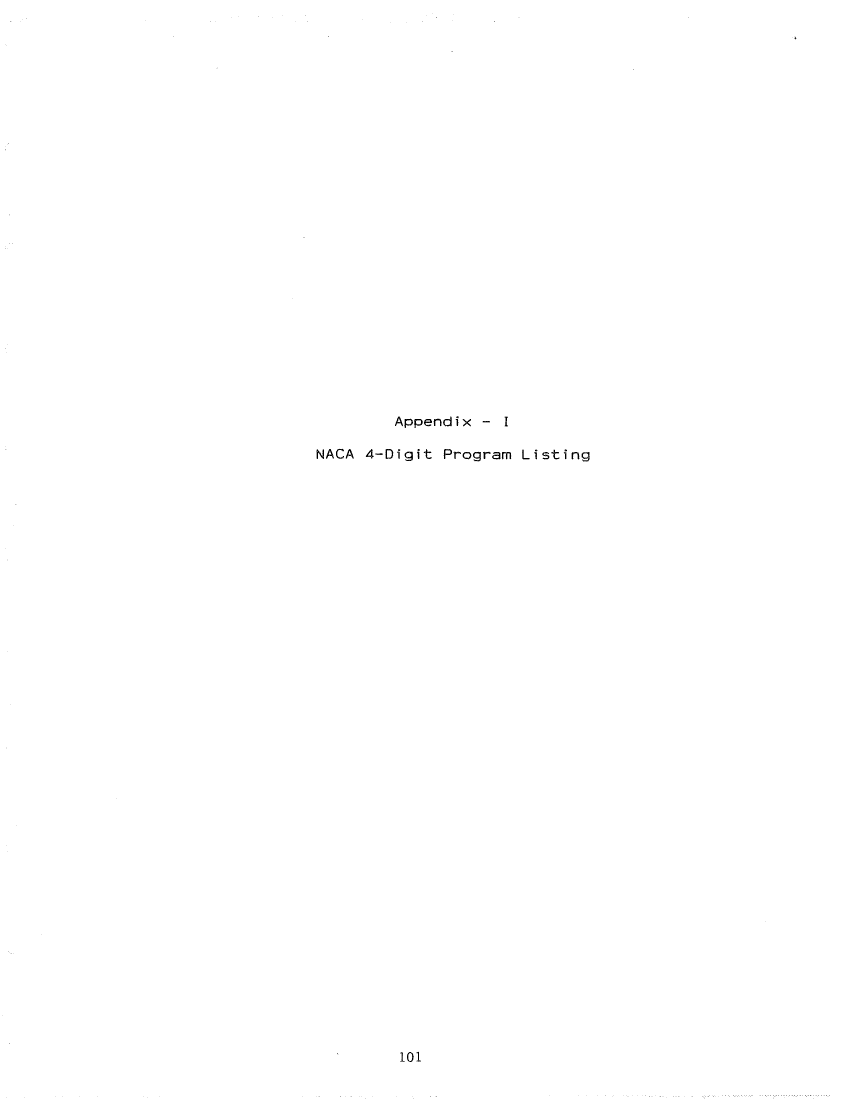
#> input picture 19860021221/pages/p108-108.png, 2542 x 3296 px (shown at 1/3 size)
$ python -i figures.py   (imports and definitions only)
#> lines starting #> are read from the running program, lines starting #| are printed output that depends on the picture; after the words box and inside, x2 and y2 are one past the last pixel; in counts of white or black regions, pixels touching at a corner belong together
"""Find figures on a page: gridded charts (digitizable) and captions.

Charts are found as clusters of long horizontal and vertical lines; the plot box is the
outermost detected grid lines. Captions ("FIGURE 12.-...", "Fig. 3", "TABLE II.-...")
come from the page words and are attached to the nearest chart above them, or to the
nearest one below for captions printed above the figure.
"""
from __future__ import annotations

import re
from dataclasses import dataclass, field

import cv2
import numpy as np

from .pages import Word

CAPTION_RE = re.compile(r"^(FIGURE|Figure|FIG\.?|Fig\.?)\s*(\d+)\s*[\.,:\-—–]?\s*(\([a-z]\))?", re.I)
TABLE_RE = re.compile(r"^TABLE\s+([IVXLC]+|\d+)\b", re.I)


@dataclass
class Grid:
    box: tuple[int, int, int, int]     # x0, y0, x1, y1: outermost grid lines (plot area)
    vlines: np.ndarray                 # x pixel centers of vertical grid lines
    hlines: np.ndarray                 # y pixel centers of horizontal grid lines
    region: tuple[int, int, int, int] = (0, 0, 0, 0)   # box padded to include labels
    label: str | None = None           # "12", "12(a)"
    caption: str | None = None
    notes: list = field(default_factory=list)


# [30 lines left out: functions deskew_angle, rotate, _centers, not called in this run]


def line_masks(img: np.ndarray, level: int = 215, frac_len: float = 0.06):
    mask = (img < level).astype(np.uint8)
    L = max(40, int(img.shape[1] * frac_len))
    h = cv2.morphologyEx(mask, cv2.MORPH_OPEN, cv2.getStructuringElement(cv2.MORPH_RECT, (L, 1)))
    v = cv2.morphologyEx(mask, cv2.MORPH_OPEN, cv2.getStructuringElement(cv2.MORPH_RECT, (1, L)))
    return h.astype(bool), v.astype(bool)


def find_grids(img: np.ndarray, min_lines: int = 4, min_size: float = 0.12, cover: float = 0.35,
               level: int = 215) -> list[Grid]:
    """Gridded charts on a (deskewed) page image."""
    H, W = img.shape
    hm, vm = line_masks(img, level)
    both = (hm | vm).astype(np.uint8)
    both = cv2.dilate(both, np.ones((25, 25), np.uint8))
    n, lab, stats, _ = cv2.connectedComponentsWithStats(both)
    out = []
    for i in range(1, n):
        x, y, w, h, _ = stats[i]
        if w < min_size * W or h < min_size * W * 0.5:
            continue
        sub_h, sub_v = hm[y:y + h, x:x + w], vm[y:y + h, x:x + w]
        hl = _centers(sub_h.mean(axis=1), cover) + y
        vl = _centers(sub_v.mean(axis=0), cover) + x
        if len(hl) < min_lines or len(vl) < min_lines:
            continue
        hl, vl = _regular(hl), _regular(vl)
        if len(hl) < min_lines or len(vl) < min_lines:
            continue
        box = (int(round(vl[0])), int(round(hl[0])), int(round(vl[-1])), int(round(hl[-1])))
        pad_x, pad_y = int(0.12 * W), int(0.06 * H)
        region = (max(box[0] - pad_x, 0), max(box[1] - pad_y // 2, 0),
                  min(box[2] + pad_x // 2, W), min(box[3] + pad_y, H))
        out.append(Grid(box, vl, hl, region))
    return sorted(out, key=lambda g: (g.box[1], g.box[0]))


# [73 lines left out: functions _regular, captions, attach_captions, not called in this run]

>>> import cv2
>>> picture = cv2.imread('../19860021221/pages/p108-108.png', cv2.IMREAD_GRAYSCALE)
#> picture is the input picture: shape (3296, 2542); min 0, max 255, mean 254.7
>>> result = find_grids(picture)
#> in line_masks, `mask = (img < level).astype(np.uint8)`:
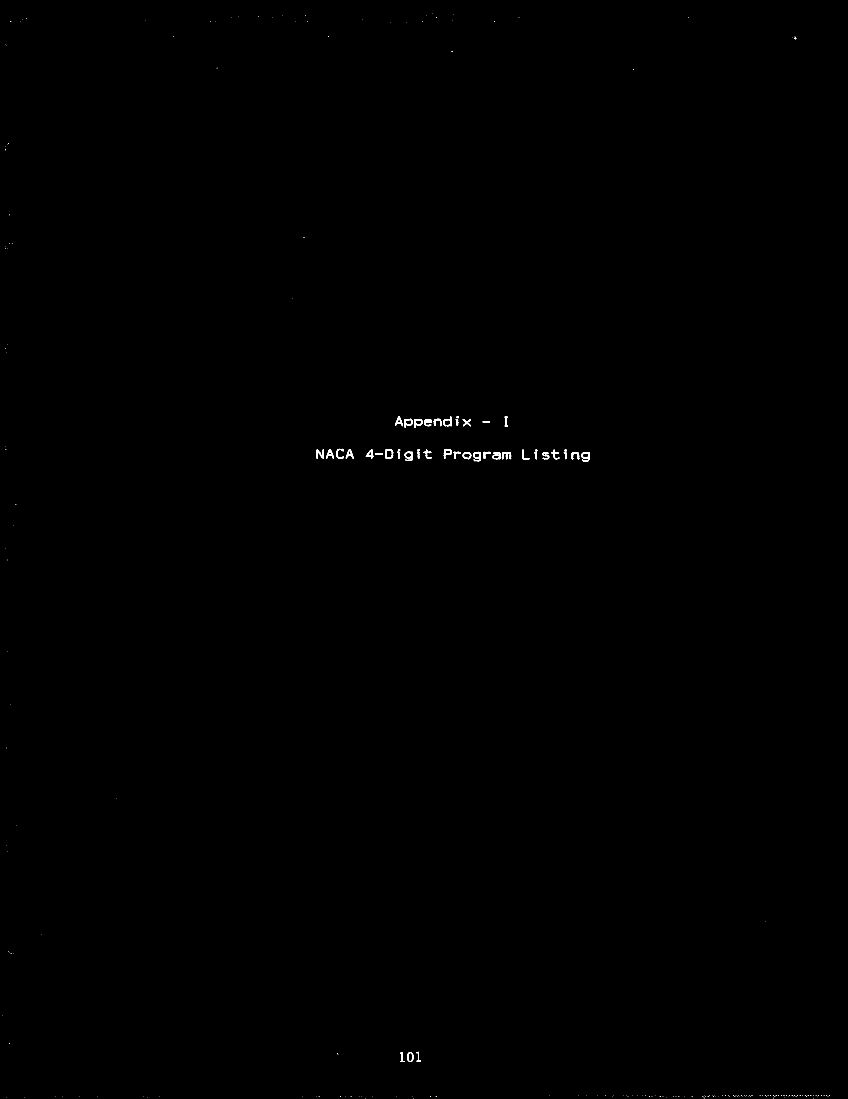
#> mask: shape (3296, 2542) (shown at 1/3 size); values 0 (black) and 1 (white), 0.11% white; 234 white regions (190 under 20 px), largest, box (x1, y1, x2, y2) and area: (1214, 1355, 1239, 1383) 348, (1419, 1355, 1443, 1384) 333, (1745, 1356, 1769, 1385) 316
#> in line_masks, `h = cv2.morphologyEx(mask, cv2.MORPH_OPEN, cv2.getStructuringElement(c..`: h: shape (3296, 2542); every value is 0
#> in find_grids, `n, lab, stats, _ = cv2.connectedComponentsWithStats(both)`: lab: shape (3296, 2542) int32; every value is 0
#> in find_grids, `n, lab, stats, _ = cv2.connectedComponentsWithStats(both)`: n = 1; stats = [[0, 0, 2542, 3296, 8378432]]
#> after the loop in find_grids, `for i in range(1, n):`: out = []
#> result = []

$ run again, on 19860021221/pages/p109-109.png
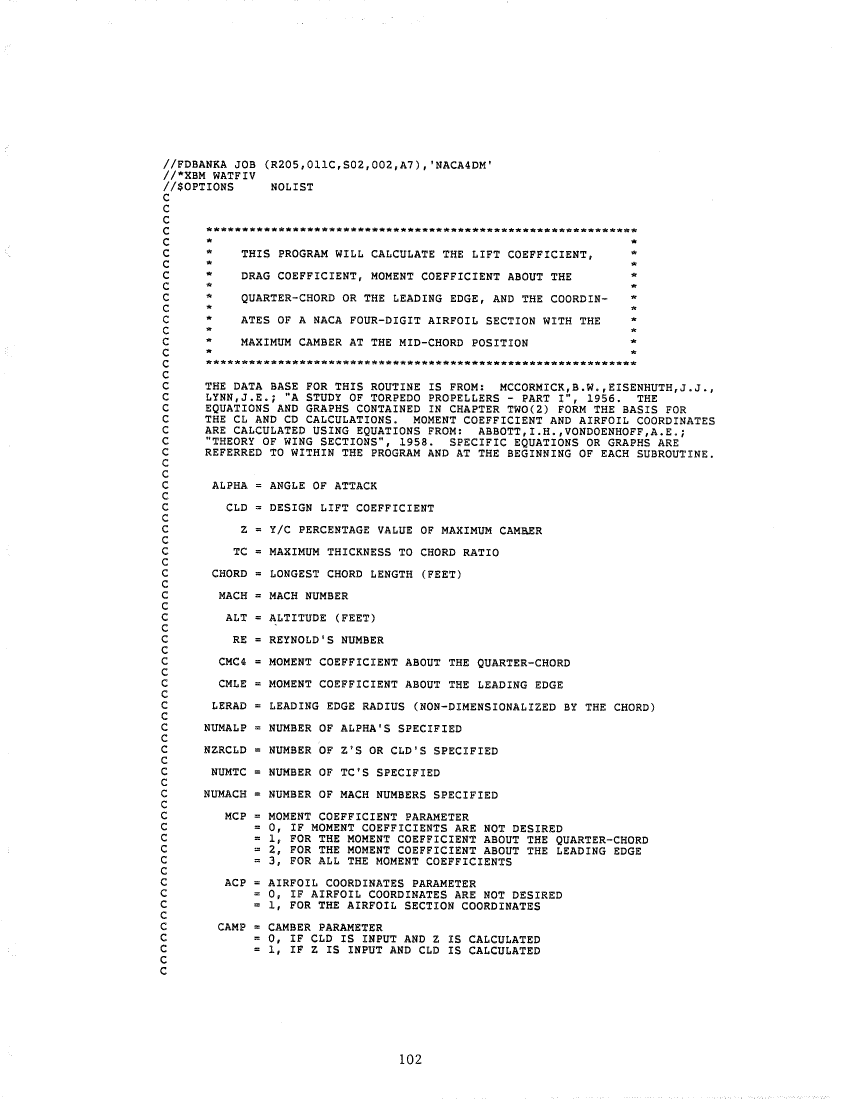
#> input picture 19860021221/pages/p109-109.png, 2542 x 3296 px (shown at 1/3 size)
#> picture is the input picture: shape (3296, 2542); min 0, max 255, mean 245.5
#> in line_masks, `mask = (img < level).astype(np.uint8)`:
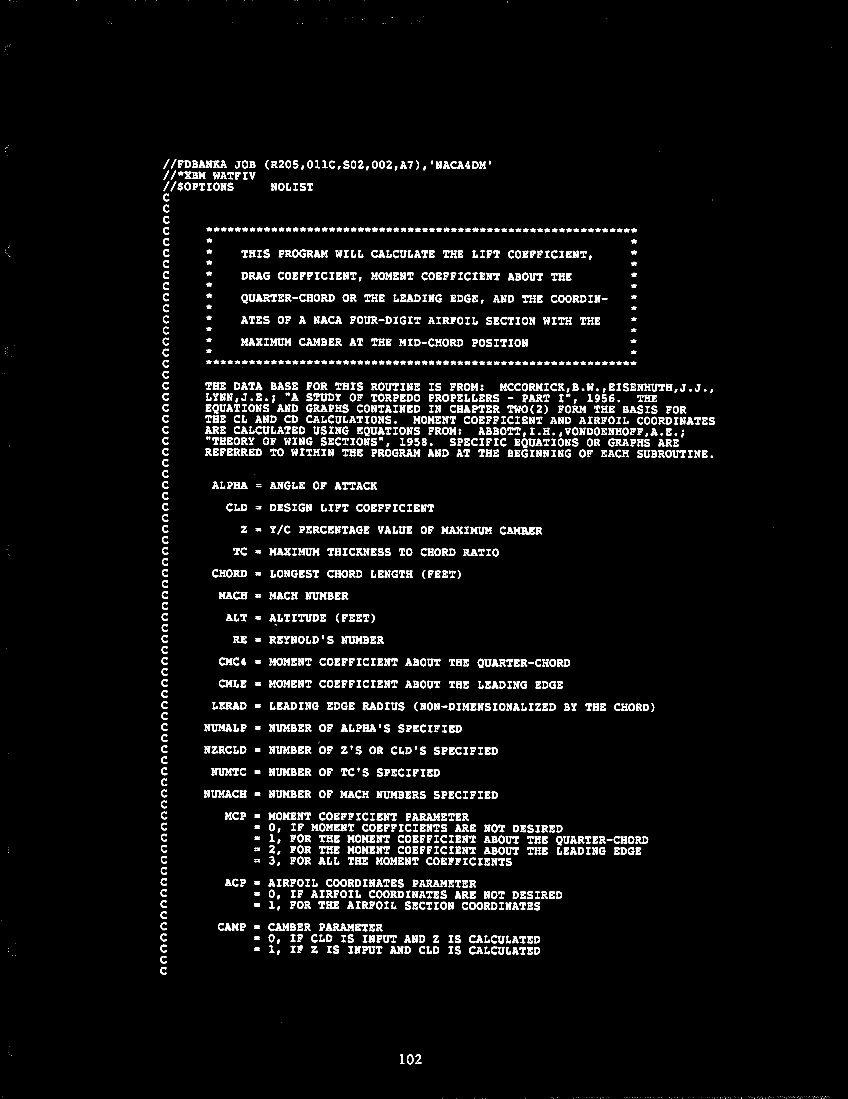
#> mask: shape (3296, 2542) (shown at 1/3 size); values 0 (black) and 1 (white), 3.7% white; 2161 white regions (399 under 20 px), largest, box (x1, y1, x2, y2) and area: (1564, 1581, 1604, 1604) 474, (962, 750, 984, 772) 262, (1413, 1149, 1434, 1172) 258
#> h: shape (3296, 2542); every value is 0
#> lab: shape (3296, 2542) int32; every value is 0
#> n = 1; stats = [[0, 0, 2542, 3296, 8378432]]
#> after the loop in find_grids, `for i in range(1, n):`: out = []

$ run again, on 19860021221/pages/p110-110.png
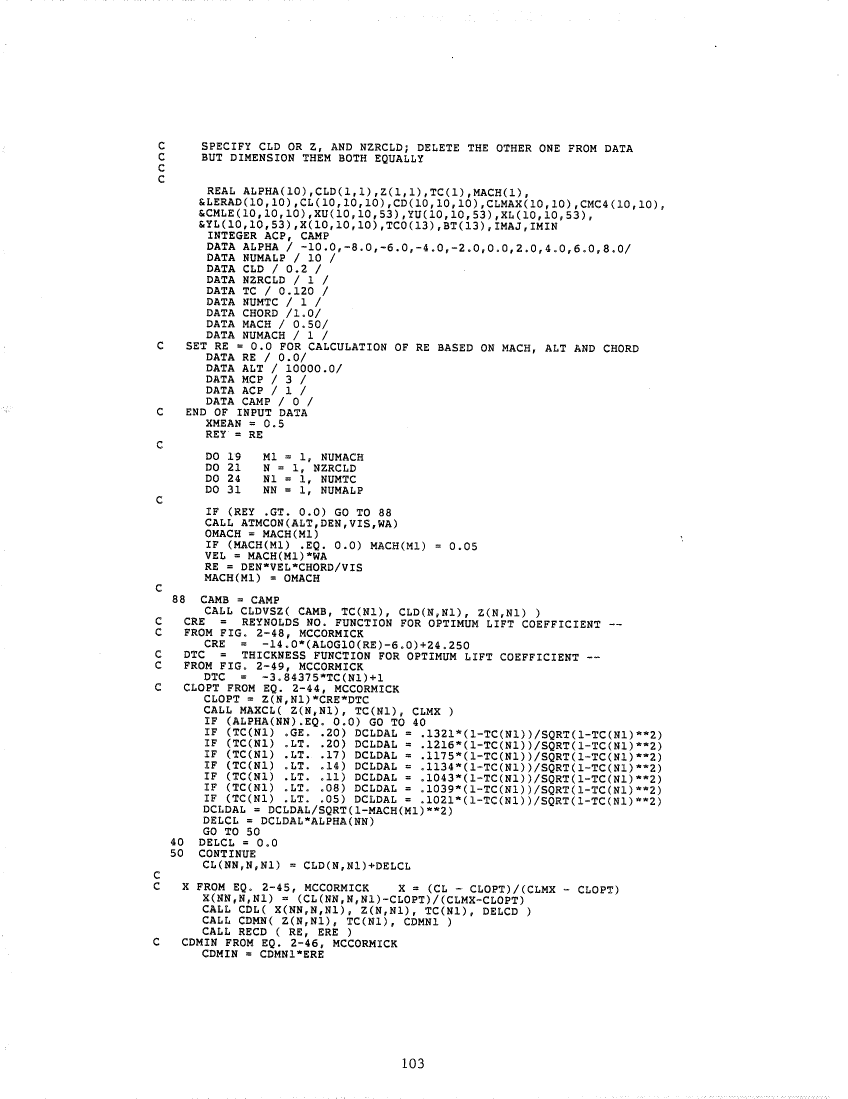
#> input picture 19860021221/pages/p110-110.png, 2542 x 3296 px (shown at 1/3 size)
#> picture is the input picture: shape (3296, 2542); min 0, max 255, mean 245.7
#> in line_masks, `mask = (img < level).astype(np.uint8)`:
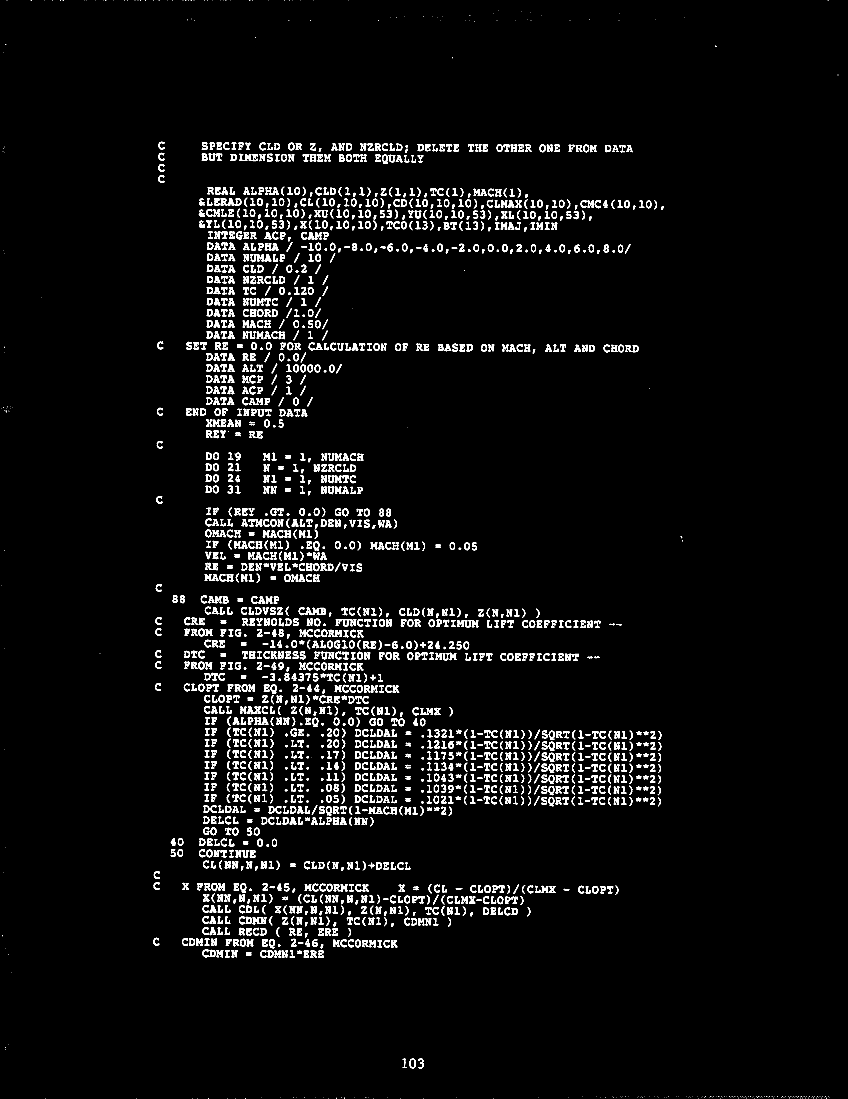
#> mask: shape (3296, 2542) (shown at 1/3 size); values 0 (black) and 1 (white), 3.7% white; 2478 white regions (541 under 20 px), largest, box (x1, y1, x2, y2) and area: (923, 696, 965, 718) 482, (1005, 1890, 1026, 1911) 272, (758, 2751, 779, 2773) 268
#> h: shape (3296, 2542); every value is 0
#> lab: shape (3296, 2542) int32; every value is 0
#> n = 1; stats = [[0, 0, 2542, 3296, 8378432]]
#> after the loop in find_grids, `for i in range(1, n):`: out = []

$ run again, on 19860021221/pages/p111-111.png
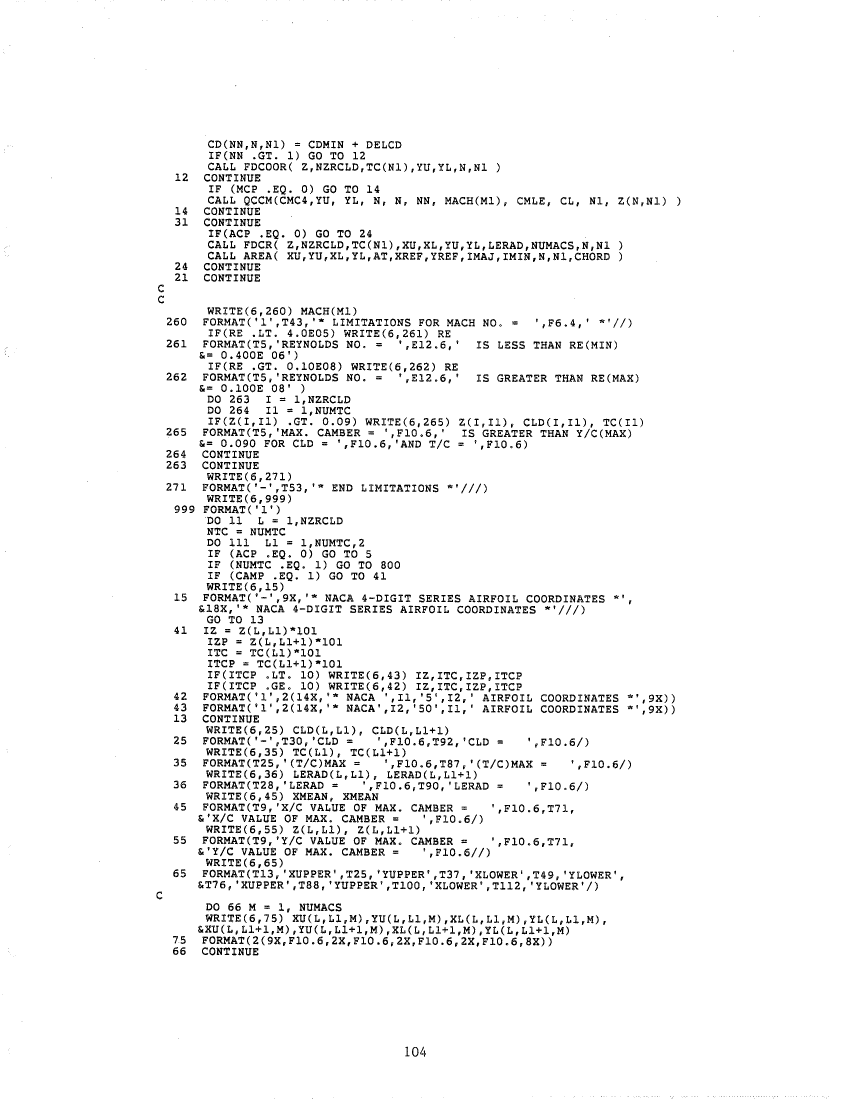
#> input picture 19860021221/pages/p111-111.png, 2542 x 3296 px (shown at 1/3 size)
#> picture is the input picture: shape (3296, 2542); min 0, max 255, mean 244.9
#> in line_masks, `mask = (img < level).astype(np.uint8)`:
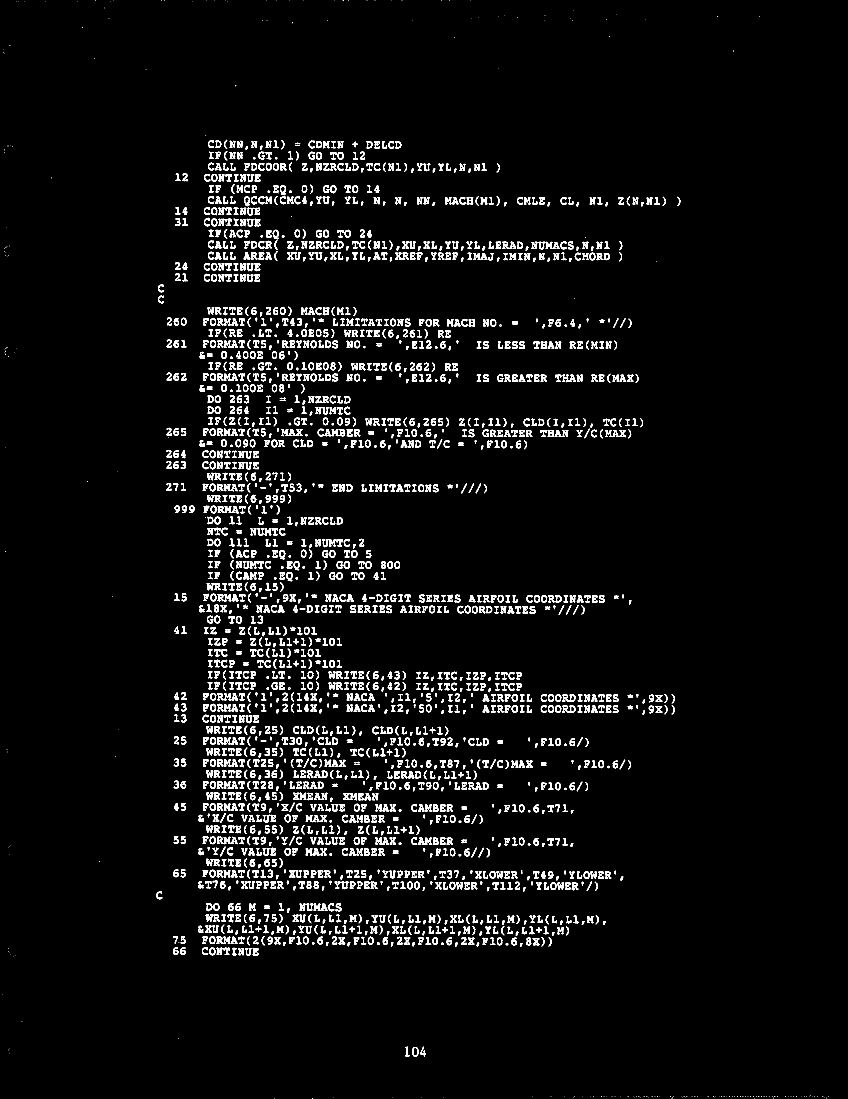
#> mask: shape (3296, 2542) (shown at 1/3 size); values 0 (black) and 1 (white), 4% white; 2678 white regions (510 under 20 px), largest, box (x1, y1, x2, y2) and area: (1253, 2513, 1295, 2535) 464, (878, 2744, 918, 2767) 429, (837, 1650, 856, 1678) 265
#> h: shape (3296, 2542); every value is 0
#> lab: shape (3296, 2542) int32; every value is 0
#> n = 1; stats = [[0, 0, 2542, 3296, 8378432]]
#> after the loop in find_grids, `for i in range(1, n):`: out = []
